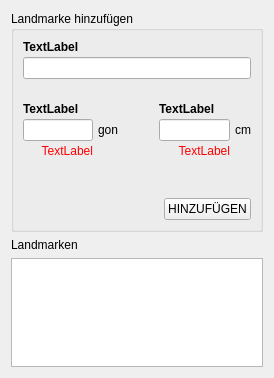
         <widget class="QWidget" name="scrollAreaWidgetContents_9">
          <property name="geometry">
           <rect>
            <x>0</x>
            <y>0</y>
            <width>274</width>
            <height>378</height>
           </rect>
          </property>
          <layout class="QGridLayout" name="gridLayout_29">
           <item row="1" column="0">
            <widget class="QLabel" name="label_4">
             <property name="sizePolicy">
              <sizepolicy hsizetype="Preferred" vsizetype="Fixed">
               <horstretch>0</horstretch>
               <verstretch>0</verstretch>
              </sizepolicy>
             </property>
             <property name="text">
              <string>Landmarken</string>
             </property>
            </widget>
           </item>
           <item row="0" column="0">
            <widget class="QgsCollapsibleGroupBox" name="landmarken2_collapsable">
             <property name="title">
              <string>Landmarke hinzufügen</string>
             </property>
             <property name="collapsed">
              <bool>true</bool>
             </property>
             <layout class="QGridLayout" name="gridLayout_30">
              <property name="horizontalSpacing">
               <number>5</number>
              </property>
              <property name="verticalSpacing">
               <number>3</number>
              </property>
              <item row="4" column="6">
               <widget class="QLabel" name="label_41">
                <property name="text">
                 <string>cm</string>
                </property>
               </widget>
              </item>
              <item row="8" column="0" colspan="7">
               <layout class="QHBoxLayout" name="horizontalLayout_5">
                <property name="topMargin">
                 <number>0</number>
                </property>
                <item>
                 <spacer name="horizontalSpacer_5">
                  <property name="orientation">
                   <enum>Qt::Horizontal</enum>
                  </property>
                  <property name="sizeHint" stdset="0">
                   <size>
                    <width>40</width>
                    <height>20</height>
                   </size>
                  </property>
                 </spacer>
                </item>
                <item>
                 <widget class="QPushButton" name="landmarken2Add">
                  <property name="text">
                   <string>HINZUFÜGEN</string>
                  </property>
                 </widget>
                </item>
               </layout>
              </item>
              <item row="4" column="5">
               <widget class="QLineEdit" name="landmarken2_distanz">
                <property name="alignment">
                 <set>Qt::AlignRight|Qt::AlignTrailing|Qt::AlignVCenter</set>
                </property>
               </widget>
              </item>
              <item row="2" column="0">
               <spacer name="verticalSpacer_37">
                <property name="orientation">
                 <enum>Qt::Vertical</enum>
                </property>
                <property name="sizeType">
                 <enum>QSizePolicy::Fixed</enum>
                </property>
                <property name="sizeHint" stdset="0">
                 <size>
                  <width>20</width>
                  <height>20</height>
                 </size>
                </property>
               </spacer>
              </item>
              <item row="4" column="4">
               <spacer name="horizontalSpacer_9">
                <property name="orientation">
                 <enum>Qt::Horizontal</enum>
                </property>
                <property name="sizeType">
                 <enum>QSizePolicy::Fixed</enum>
                </property>
                <property name="sizeHint" stdset="0">
                 <size>
                  <width>20</width>
                  <height>20</height>
                 </size>
                </property>
               </spacer>
              </item>
              <item row="7" column="0" colspan="7">
               <widget class="QLabel" name="landmarken2AddError">
                <property name="font">
                 <font>
                  <weight>75</weight>
                  <bold>true</bold>
                 </font>
                </property>
                <property name="styleSheet">
                 <string notr="true">color:red</string>
                </property>
                <property name="text">
                 <string/>
                </property>
                <property name="alignment">
                 <set>Qt::AlignRight|Qt::AlignTrailing|Qt::AlignVCenter</set>
                </property>
               </widget>
              </item>
              <item row="6" column="0" colspan="5">
               <spacer name="verticalSpacer_36">
                <property name="orientation">
                 <enum>Qt::Vertical</enum>
                </property>
                <property name="sizeType">
                 <enum>QSizePolicy::Fixed</enum>
                </property>
                <property name="sizeHint" stdset="0">
                 <size>
                  <width>20</width>
                  <height>20</height>
                 </size>
                </property>
               </spacer>
              </item>
              <item row="4" column="1">
               <widget class="QLabel" name="label_40">
                <property name="text">
                 <string>gon</string>
                </property>
               </widget>
              </item>
              <item row="3" column="0">
               <widget class="QLabel" name="landmarken2_azimutLabel">
                <property name="sizePolicy">
                 <sizepolicy hsizetype="Preferred" vsizetype="Fixed">
                  <horstretch>0</horstretch>
                  <verstretch>0</verstretch>
                 </sizepolicy>
                </property>
                <property name="font">
                 <font>
                  <weight>75</weight>
                  <bold>true</bold>
                 </font>
                </property>
                <property name="text">
                 <string>TextLabel</string>
                </property>
               </widget>
              </item>
              <item row="1" column="0" colspan="7">
               <widget class="QLineEdit" name="landmarken2_landmarken"/>
              </item>
              <item row="3" column="5">
               <widget class="QLabel" name="landmarken2_distanzLabel">
                <property name="sizePolicy">
                 <sizepolicy hsizetype="Preferred" vsizetype="Fixed">
                  <horstretch>0</horstretch>
                  <verstretch>0</verstretch>
                 </sizepolicy>
                </property>
                <property name="font">
                 <font>
                  <weight>75</weight>
                  <bold>true</bold>
                 </font>
                </property>
                <property name="text">
                 <string>TextLabel</string>
                </property>
               </widget>
              </item>
              <item row="0" column="0">
               <widget class="QLabel" name="landmarken2_landmarkenLabel">
                <property name="sizePolicy">
                 <sizepolicy hsizetype="Preferred" vsizetype="Fixed">
                  <horstretch>0</horstretch>
                  <verstretch>0</verstretch>
                 </sizepolicy>
                </property>
                <property name="font">
                 <font>
                  <weight>75</weight>
                  <bold>true</bold>
                 </font>
                </property>
                <property name="text">
                 <string>TextLabel</string>
                </property>
               </widget>
              </item>
              <item row="4" column="0">
               <widget class="QLineEdit" name="landmarken2_azimut">
                <property name="alignment">
                 <set>Qt::AlignRight|Qt::AlignTrailing|Qt::AlignVCenter</set>
                </property>
               </widget>
              </item>
              <item row="5" column="0">
               <widget class="QLabel" name="landmarken2_azimutError">
                <property name="styleSheet">
                 <string notr="true">color:red</string>
                </property>
                <property name="text">
                 <string>TextLabel</string>
                </property>
                <property name="alignment">
                 <set>Qt::AlignRight|Qt::AlignTrailing|Qt::AlignVCenter</set>
                </property>
               </widget>
              </item>
              <item row="5" column="5">
               <widget class="QLabel" name="landmarken2_distanzError">
                <property name="styleSheet">
                 <string notr="true">color:red</string>
                </property>
                <property name="text">
                 <string>TextLabel</string>
                </property>
                <property name="alignment">
                 <set>Qt::AlignRight|Qt::AlignTrailing|Qt::AlignVCenter</set>
                </property>
               </widget>
              </item>
             </layout>
            </widget>
           </item>
           <item row="2" column="0">
            <widget class="QTableWidget" name="landmarken2Table">
             <property name="editTriggers">
              <set>QAbstractItemView::NoEditTriggers</set>
             </property>
            </widget>
           </item>
          </layout>
         </widget>
